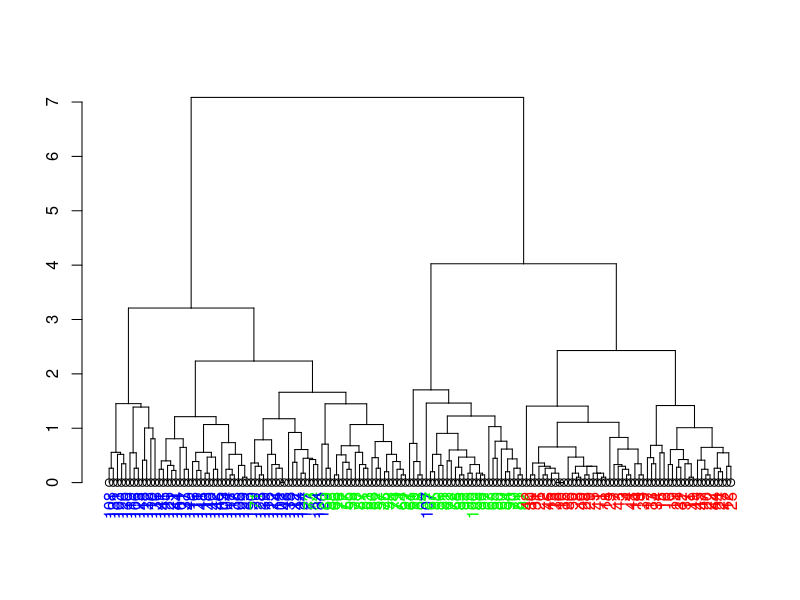

The R source for this figure:
getColor <<-function(n)
#function to color each leaf node's label so we can see any oddities in the dendrogram
{
	if(is.leaf(n))		#check to see if n is a leaf node
	{
	a<-attributes(n)	#store n's attributes in a

	for(j in 1:length(uniqueClasses))				#loop over all possible classifications
	{
		label <- attr(n, "label")					#store n's label
		if(labelData[label,] == uniqueClasses[j])	#if the label = the current classification
		{
			i <- j									#set i = to j
		}
	}
		attr(n, "nodePar") <-
			c(a$nodePar, list(lab.col =myCols[i]))  #color the label based on i's value
	}
	n	#return the node
}


indata <- read.csv("iris.csv", header=FALSE) 	#read the input file into indata
uniqueClasses <- unique(indata[,1])				#find all unique classifications
labelData <- indata[1]							#store a mapping between instances and classifications
indata[1] <- NULL								#remove the column containing classifications
d <- dist(indata)								#find the distance matrix for indata
h <- hclust(d)									#cluster based on the distance matrix

dend <- as.dendrogram(h)						#store the results as a dendrogram

numGroups <- length(uniqueClasses)				#find how many classifications there are
myCols <-grDevices::rainbow(numGroups)			#generate a color pallette containing that many colors
i <- 0											#set i to 0 by default
dend <- dendrapply(dend, getColor)				#use dendrapply to color all leaf nodes' labels
plot(dend)										#plot the result


